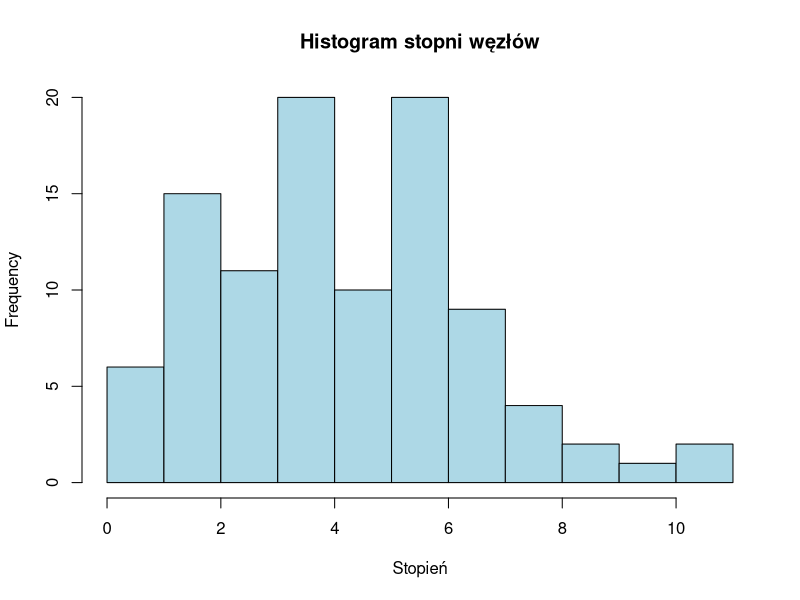
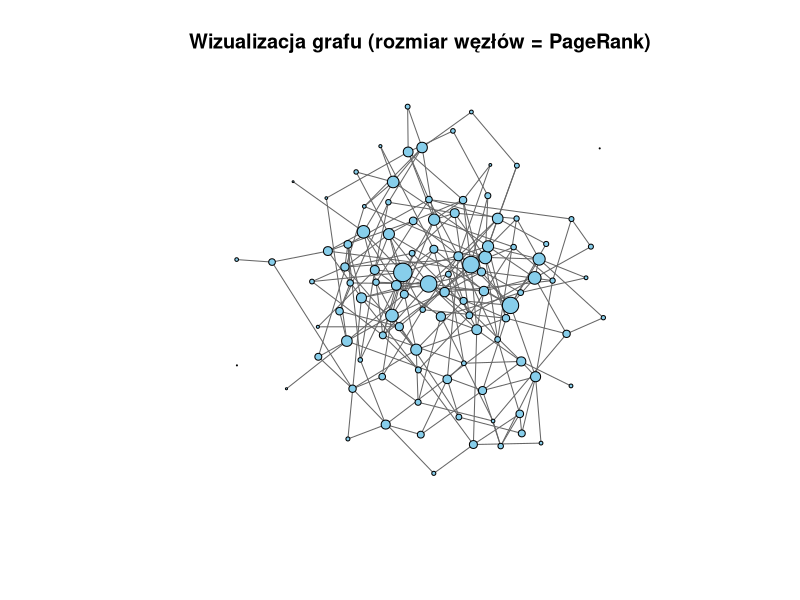

Recreate these plots in R, in order.
library(igraph)

set.seed(44)

# 2. Wygeneruj sieć Erdős-Rényi o stu wierzchołkach i prawdopodobieństwie krawędzi = 0.05.
n <- 100
p <- 0.05
g <- sample_gnp(n = n, p = p, directed = FALSE, loops = FALSE)

# 3. Wydrukuj podsumowanie grafu - czy graf jest ważony?
print(g)
cat("Czy graf jest ważony? ->", "weight" %in% edge_attr_names(g), "\n\n")
# Graf nie jest ważony

# 4. Wylistuj wszystkie wierzchołki i krawędzie.
nodes <- V(g)
edges <- as_edgelist(g)

cat("Wierzchołki:\n")
print(nodes)

cat("\nKrawędzie:\n")
print(edges)

# 5. Ustaw wagi wszystkich krawędzi na losowe z zakresu 0.01 do 1
E(g)$weight <- runif(ecount(g), 0.01, 1)

# 6. Wydrukuj ponownie podsumowanie grafu - czy teraz graf jest ważony?
print(g)
cat("Czy graf jest ważony? ->", "weight" %in% edge_attr_names(g), "\n\n")
# Graf jest ważony

cat("Krawędzie z wagami:\n")
print(cbind(edges, weight = round(E(g)$weight, 3)))

# 7. Jaki jest stopień każdego węzła? Następnie stwórz histogram stopni węzłów.
deg <- degree(g)
cat("\nStopnie węzłów:\n")
print(deg)

hist(deg,
     main = "Histogram stopni węzłów",
     xlab = "Stopień",
     col = "lightblue",
     border = "black")

# 8. Ile jest klastrów (connected components) w grafie?
comp <- components(g)
cat("\nLiczba klastrów:", comp$no, "\n")
# Są 3 klastry

# 9. Zwizualizuj graf w taki sposób, aby rozmiar węzłów odpowiadał mierze PageRank.
pr <- page_rank(g, weights = E(g)$weight)$vector
node_sizes <- 400 * pr

plot(
  g,
  vertex.size = node_sizes,
  vertex.label = NA,
  vertex.color = "skyblue",
  edge.color = "grey40",
  main = "Wizualizacja grafu (rozmiar węzłów = PageRank)"
)

